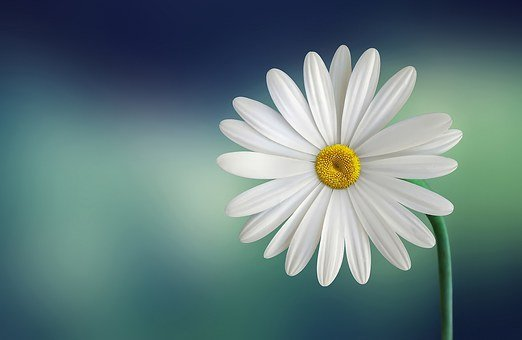
#> input picture Frequency_domain_image_analysis/images/flower1.jpg, 522 x 340 px
$ python freq_spectrum_filters.py
#> lines starting #> are read from the running program, lines starting #| are printed output that depends on the picture
"""
@ author ' https://github.com/Shivam1795 '

"""

## Import all the libraries  !!
import cv2
import math
import numpy as np
import matplotlib.pyplot as plt
from matplotlib.widgets import Slider, Button

## To ignore Numpy warnings  !!
np.seterr(divide = 'ignore')

## To reset all the sliders  !!
def resetSliders(event):
    lpf.reset()
    hpf.reset()
    Xtrans.reset()
    Ytrans.reset()

## To update sift in X coordinate of filter mask, using Xshift slider value  !!
def x_shift_update(val):
    global Xshift
    Xshift = val
    UPDATE()

## To update sift in Y coordinate of filter mask, using Yshift slider value  !!
def y_shift_update(val):
    global Yshift
    Yshift = val
    UPDATE()

## To update LPF threshold using lpfSlider values  !!
def lpfThreshold_update(val):
    global lpf_threshold
    lpf_threshold = val
    UPDATE()

## To update HPF threshold using hpfSlider values  !!
def hpfThreshold_update(val):
    global hpf_threshold
    hpf_threshold = val
    UPDATE()

## To display updated images  !!
def UPDATE():
    filtered_img, filtered_spectrum = applyFilter()
    plt2.set_array(filtered_spectrum)
    plt3.set_array(filtered_img)

## To apply filters on an image and reconstruct filtered image  !!
def applyFilter():

    ## Compute DFT of image  !!
    dft = cv2.dft(np.float32(gray_image), flags=cv2.DFT_COMPLEX_OUTPUT)

    ## Shift center of frequency spectrum from top-left corner to the center of the image  !!
    dft_shift = np.fft.fftshift(dft)

    ## Fix thickness of circle to -1 to create a disk  !!
    thickness = -1
    ## Define center coordinates for the circular masks  !!
    center = (int(Xshift + dft_shift.shape[1]/2), int(Yshift + dft_shift.shape[0]/2))

    ## Use lpf_threshold as the radius for LPF circular mask  !!
    lpf_radius = int(lpf_threshold)
    ## Inside LPF circular mask, keep pixel intensity value 1 to preserve low frequency components  !!
    lpf_mask_color = (1, 1)
    ## Outside LPF circular mask, keep pixel intensity value 0  to discart high frequency components  !!
    lpf_mask_img = np.zeros_like(dft_shift)

    ## Generate LPF mask  !!
    lpf_mask = cv2.circle(lpf_mask_img, center, lpf_radius, lpf_mask_color, thickness)

    ## Use hpf_threshold as the radius for HPF circular mask !!
    hpf_radius = int(hpf_threshold)
    ## Inside HPF circular mask, keep pixel intensity value 0 to discart low frequency components  !!
    hpf_mask_color = (0, 0)
    ## Outside HPF circular mask, keep pixel intensity value 1 to preserve high frequency components  !!
    hpf_mask_img = np.ones_like(dft_shift)

    ## Generate HPF mask  !!
    hpf_mask = cv2.circle(hpf_mask_img, center, hpf_radius, hpf_mask_color, thickness)

    ## Apply filters on frequency spectrum  !!
    filtered_dft_shift = dft_shift * lpf_mask * hpf_mask

    ## Convert resulting spectrum to log scale to display  !!
    filtered_spectrum = 20 * np.log(cv2.magnitude(filtered_dft_shift[:,:,0], filtered_dft_shift[:,:,1]))

    ## Reverse shifting of center of frequency spectrum from center of image to top-left corner  !!
    filtered_idft_shift = np.fft.ifftshift(filtered_dft_shift)

    ## Computing Inverse DFT  !!
    filtered_image_back = cv2.idft(filtered_idft_shift)

    ## Reconstructing filtered image  !!
    filtered_image = cv2.magnitude(filtered_image_back[:,:,0], filtered_image_back[:,:,1])

    ## Return reconstructed image and filtered frequency spectrum  !!
    return (filtered_image, filtered_spectrum)


## Read images  !!
image = cv2.imread('images/flower1.jpg')
#> image is the input picture: shape (340, 522, 3); mean B, G, R 123.8, 122.5, 97.4

## Convert to RGB image  !!
image = cv2.cvtColor(image, cv2.COLOR_BGR2RGB)

## Create a Grayscale copy of input image  !!
gray_image = cv2.cvtColor(image, cv2.COLOR_BGR2GRAY)
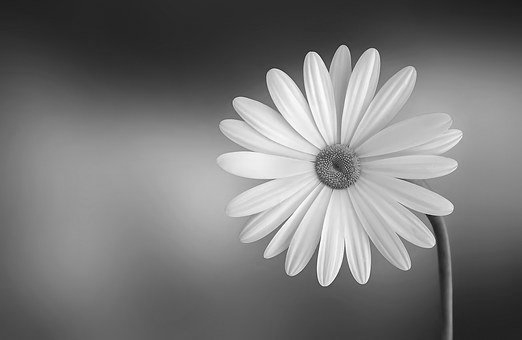
#> gray_image: shape (340, 522); min 14, max 255, mean 120

## Translation in X  !!
Xshift = 0

## Translation in Y  !!
Yshift = 0

## Passing all the frequency  !!
hpf_threshold = 0

## Passing all the frequency  !!
lpf_threshold = math.sqrt(gray_image.shape[0]**2 + gray_image.shape[1]**2)//2 + 1
#> lpf_threshold = 312

## Call applyFilter function for initial display  !!
filtered_img, filtered_spectrum = applyFilter()
#> in applyFilter, `filtered_spectrum = 20 * np.log(cv2.magnitude(filtered_dft_shift[:,:,0..`:
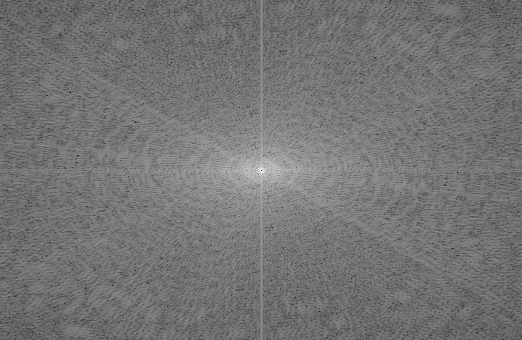
#> filtered_spectrum: shape (340, 522) float32; 0% of the values are NaN or infinite; the others: min 22.69, max 309.9, mean 154.1; drawn with min black, max white, NaN and infinite black
#> in applyFilter, `filtered_image = cv2.magnitude(filtered_image_back[:,:,0], filtered_im..`:
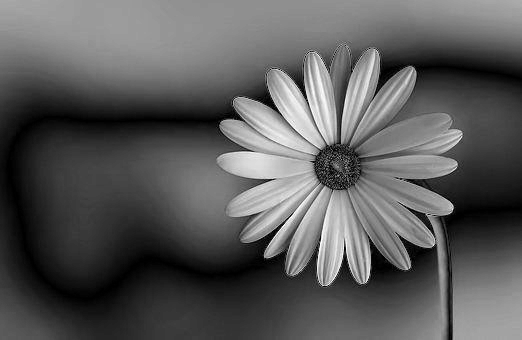
#> filtered_image: shape (340, 522) float32; min 2193, max 23957600, mean 8507696; drawn with min black and max white

## Display images  !!
f, (ax1, ax2, ax3) = plt.subplots(1, 3, figsize=(20, 10))
plt.subplots_adjust(left=0.05, bottom=0.45, right=0.95, top=0.95)

plt1 = ax1.imshow(gray_image, cmap='gray');ax1.axis(False); ax1.title.set_text('Original Grayscale image')
plt2 = ax2.imshow(filtered_spectrum, cmap='gray');ax2.axis(False); ax2.title.set_text('Application of filters on image frequency spectrum')
plt3 = ax3.imshow(filtered_img, cmap='gray');ax3.axis(False); ax3.title.set_text('Reconstructed Grayscale image')

## Initialize "LPF freq cutoff" slider  !!
lpfSlider = plt.axes([0.15, 0.1, 0.75, 0.03])
lpf = Slider(lpfSlider, 'LPF freq cutoff:', valmin = 0, valmax = int(math.sqrt(gray_image.shape[0]**2 + gray_image.shape[1]**2)/2), valinit = int(math.sqrt(gray_image.shape[0]**2 + gray_image.shape[1]**2)/2), valfmt='%1.2f', closedmax=True, color='red')
## Set callback function for "LPF freq cutoff" slider  !!
lpf.on_changed(lpfThreshold_update)

## Initialize "HPF freq cutoff" slider  !!
hpfSlider = plt.axes([0.15, 0.16, 0.75, 0.03])
hpf = Slider(hpfSlider, 'HPF freq cutoff:', valmin = 0, valmax = int(math.sqrt(gray_image.shape[0]**2 + gray_image.shape[1]**2)/2), valinit = 0, valfmt='%1.2f', slidermax= lpf, closedmax=True, color='green')
## Set callback function for "HPF freq cutoff" slider  !!
hpf.on_changed(hpfThreshold_update)

## Initialize "Y Shift" slider  !!
YSlider = plt.axes([0.15, 0.22, 0.75, 0.03])
Ytrans = Slider(YSlider, 'Y Shift:', valmin = -int(gray_image.shape[0]/2), valmax = int(gray_image.shape[0]/2), valinit = 0, valfmt='%1.2f', closedmax=True)
## Set callback function for "Y Shift" slider  !!
Ytrans.on_changed(y_shift_update)

## Initialize "X Shift" slider  !!
XSlider = plt.axes([0.15, 0.28, 0.75, 0.03])
Xtrans = Slider(XSlider, 'X Shift:', valmin = -int(gray_image.shape[1]/2), valmax = int(gray_image.shape[1]/2), valinit = 0, valfmt='%1.2f', closedmax=True, color='yellow')
## Set callback function for "X Shift" slider  !!
Xtrans.on_changed(x_shift_update)

## Initialize Reset button  !!
rsetButton = plt.axes([0.5, 0.01, 0.08, 0.07])
rset = Button(rsetButton, 'Reset')
## Set callback function for Reset button  !!
rset.on_clicked(resetSliders)

## Display all the plots  !!
plt.show()
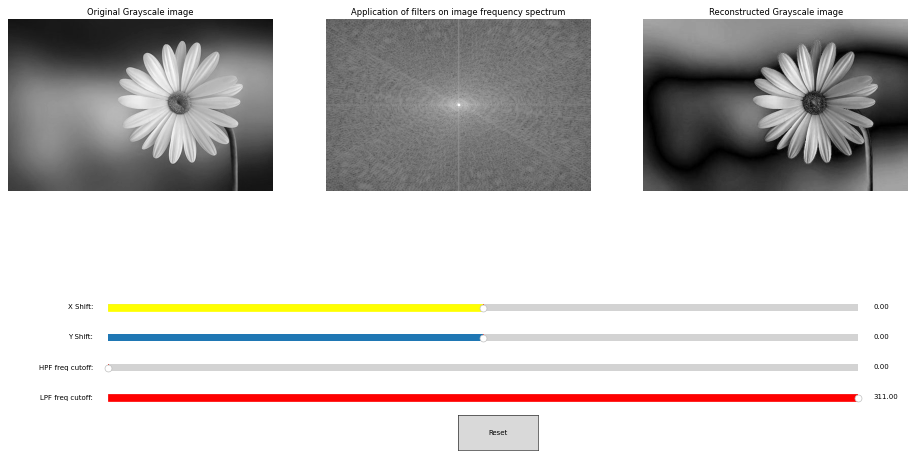
#> figure drawn by matplotlib, 7 panels

$ run again, with Frequency_domain_image_analysis/images/flower2.jpg copied over Frequency_domain_image_analysis/images/flower1.jpg
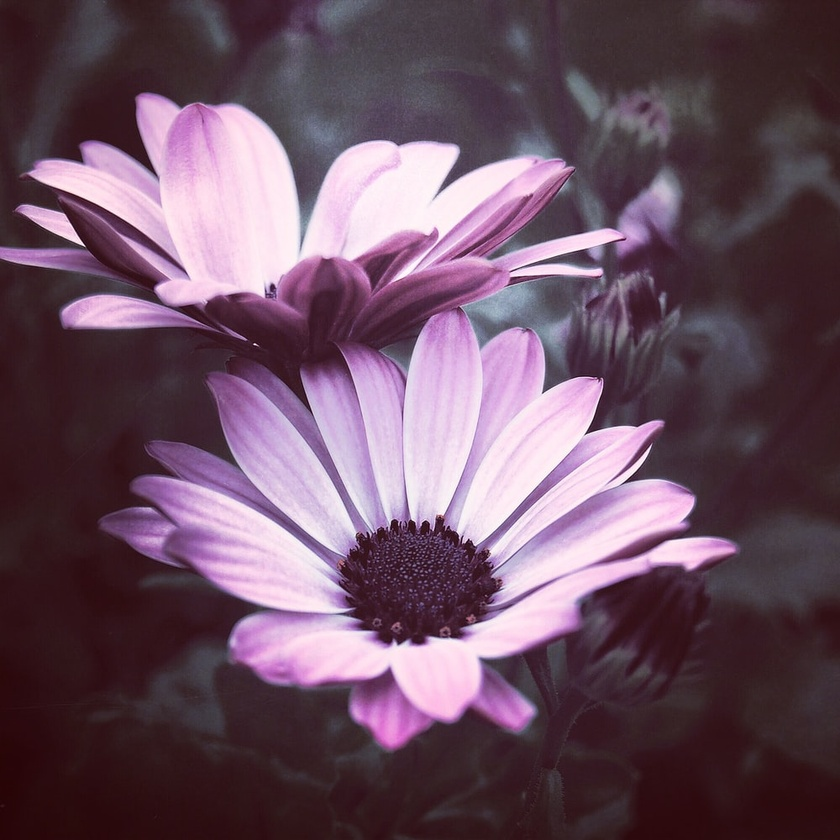
#> input picture Frequency_domain_image_analysis/images/flower2.jpg, 840 x 840 px, shrunk from 1000 x 1000 before the run
#> image is the input picture: shape (840, 840, 3); mean B, G, R 97.6, 80.6, 107
#> in applyFilter, `filtered_spectrum = 20 * np.log(cv2.magnitude(filtered_dft_shift[:,:,0..`:
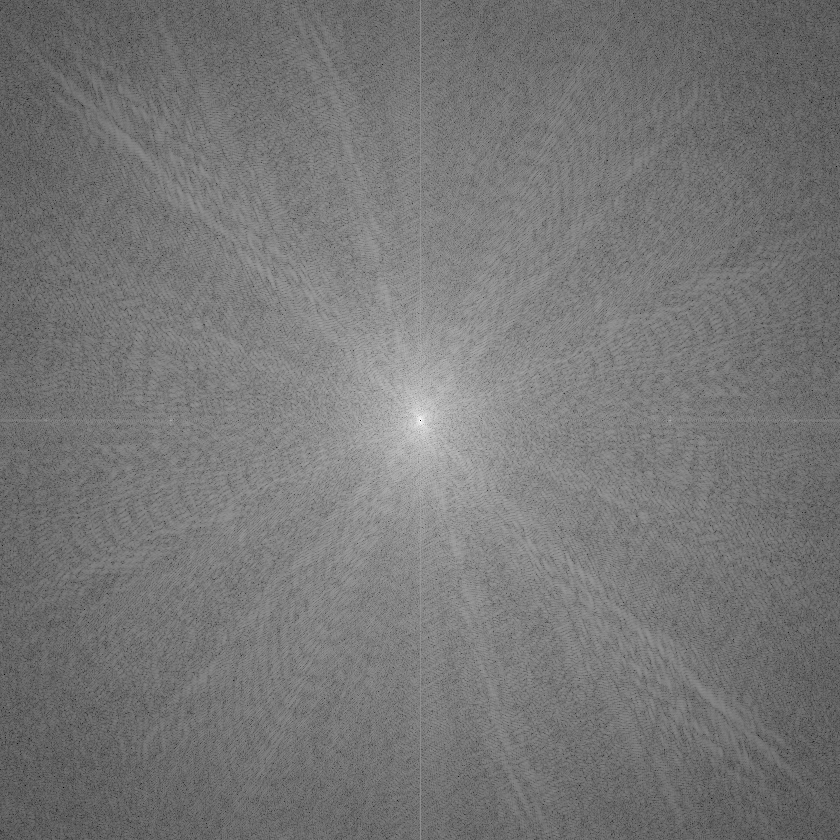
#> filtered_spectrum: shape (840, 840) float32; 0% of the values are NaN or infinite; the others: min 6.07, max 334.1, mean 159.2; drawn with min black, max white, NaN and infinite black
#> in applyFilter, `filtered_image = cv2.magnitude(filtered_image_back[:,:,0], filtered_im..`:
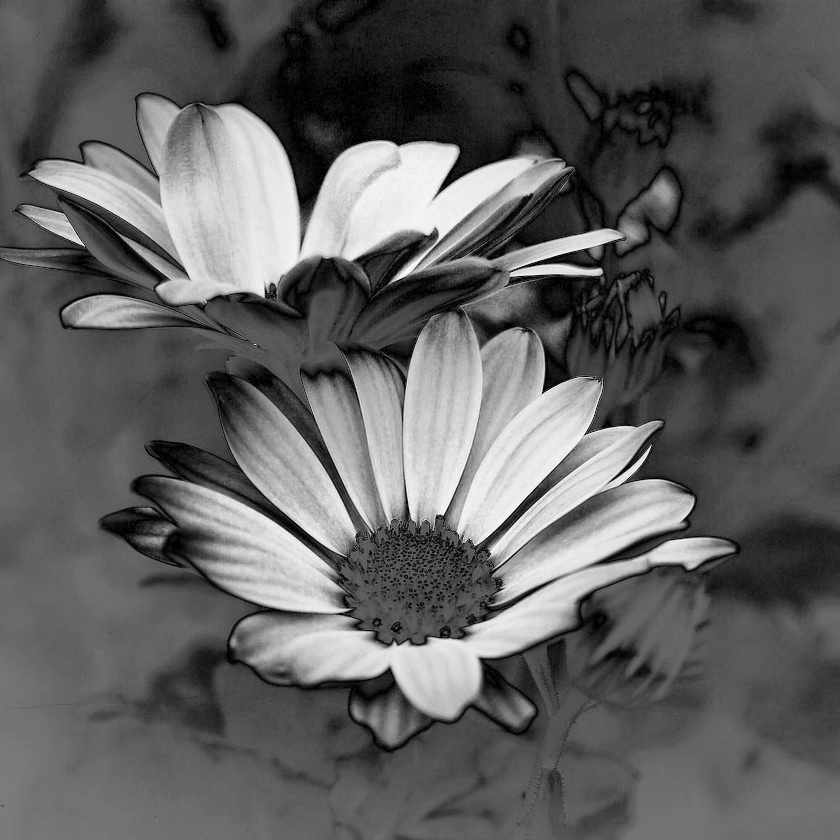
#> filtered_image: shape (840, 840) float32; min 172054, max 115890496, mean 43636700; drawn with min black and max white
